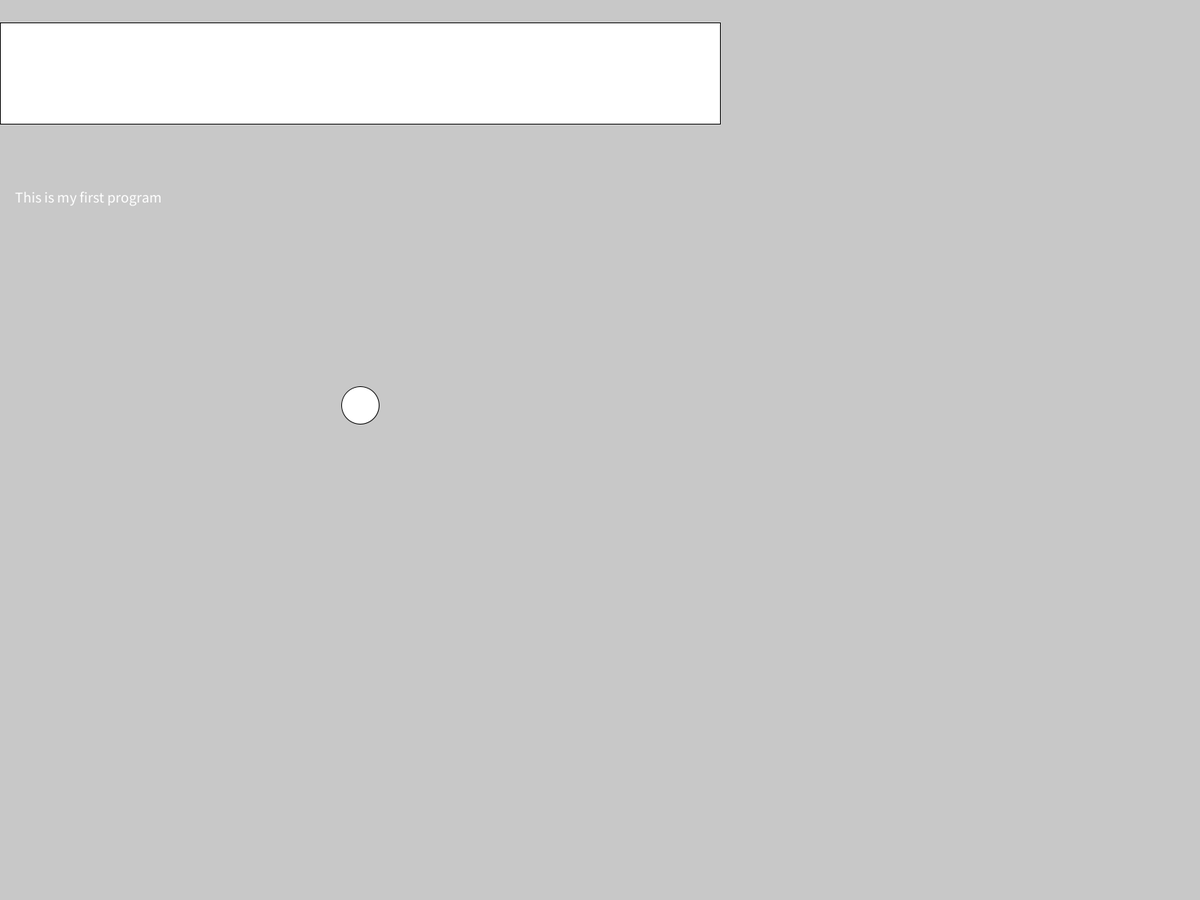
Frame 1 (no input)
Frame 60 (the mouse pressed at the canvas centre just before this capture): identical to frame 1, image omitted
Frame 120 (the mouse held since frame 60 and released just before this capture): identical to frame 1, image omitted

The Processing sketch that drew this single still picture (run headless with seeded random() and noise(); from frame 60 on, the mouse is pressed at the canvas centre):

// Processing sketch: shapes
// ── shapes.pde
//maxX = 2241, maxY = 1080

void setup() //runs once
{
  fullScreen(); //Sets the program to run in full screen mode
  
}

void draw() //runs continuously until the program is stopped
{
  background(200);  //sets the background grey

  rect(0, 30, 960, 135); //draws a rectangle


  ellipse(480, 540, 50, 50); //draws an ellipse


  textSize(20); //set text size to 20


  text("This is my first program", 20, 270); //writes text on screen
}
